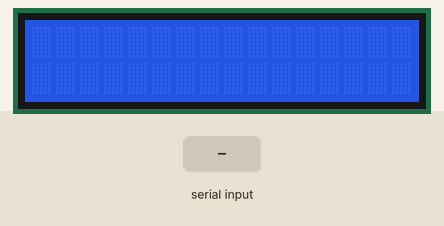
Simulated run of this sketch. Board: Arduino Uno, built with avr-gcc and run on an emulated ATmega328P. Parts: 16×2 character LCD. The test bench sets the inputs (shaded band).

Above: at 1.2 s.
1.3 s: "90,45\n" received over Serial
At 2.6 s:
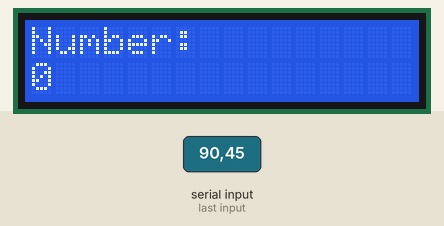
3.8 s: "30,150\n" received over Serial
At 4.5 s:
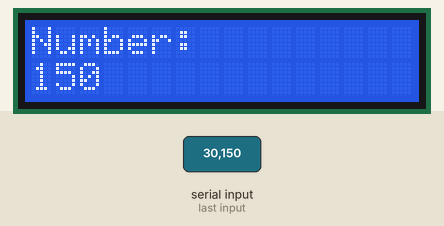
Timing chart, 0 to 6.8 s (numbered marks = the images above; inputs shaded):
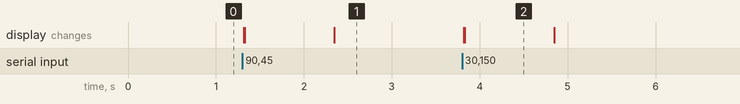

The sketch:

version2.ino
```cpp
#include <Wire.h>
#include <LiquidCrystal_I2C.h>

LiquidCrystal_I2C lcd(0x27, 16, 2);

void setup() {
  Serial.begin(9600);
  lcd.init();
  lcd.backlight();
}

void loop() {
  if (Serial.available() > 0) {
    int number = Serial.parseInt();
    lcd.clear();
    lcd.setCursor(0, 0);
    lcd.print("Number: ");
    lcd.setCursor(0, 1);
    lcd.print(number);
  }
}
```

Measured:
- after the input at 1.3 s, the display: first changes at once (image 1 shows a later state)
- after the input at 3.8 s, the display: first changes at once (image 2 shows a later state)
- what the display in image 2 shows lasts 1.0 s, from 3.8 s to 4.8 s
